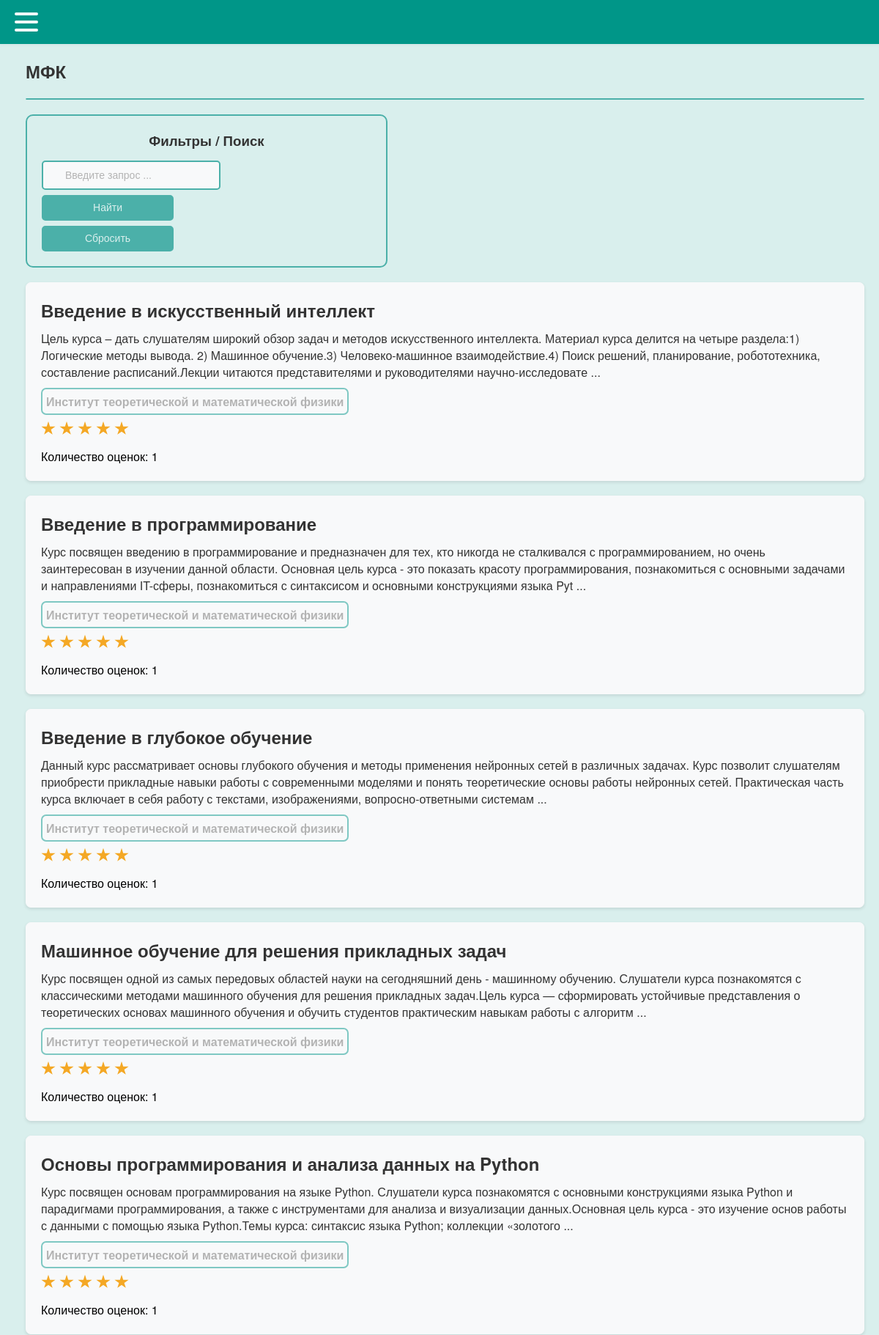
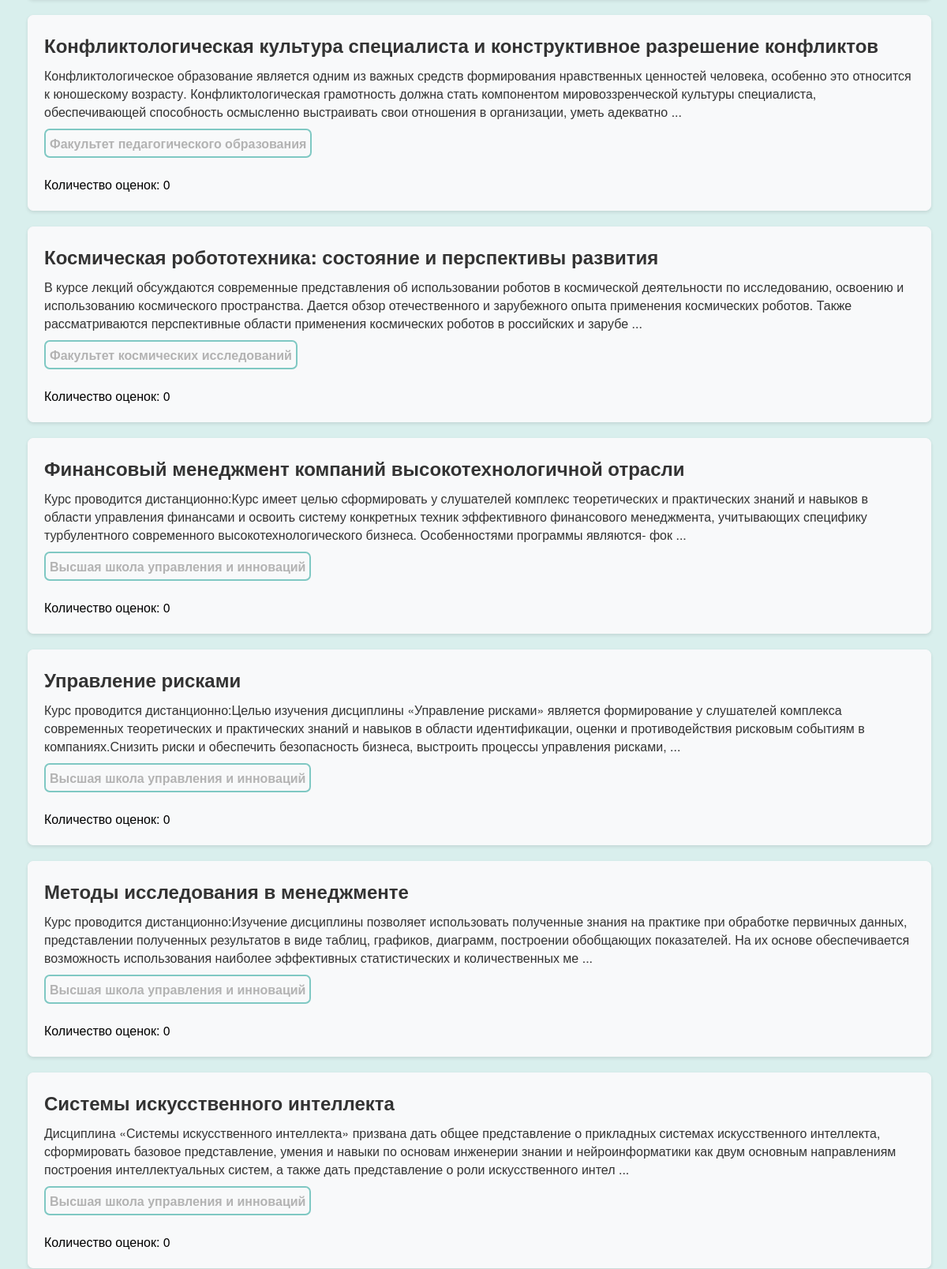
The page /dict (upper part) on the database its author committed (2 pictures, top to bottom).
### tables this page shows
CREATE TABLE mfk (
id integer PRIMARY KEY AUTOINCREMENT,
name text,
faculty text,
desc text,
online text,
openclose text,
score text,
score_numb integer
);

### testApp.py (the view, shortened to what this page needs)
@app.route("/")
@app.route("/dict", methods=['GET', 'POST'])
def dict():
    return render_template('dict.html', my_text='МФК', menu=menu, mfk_table=dbase.getMfkAnonce(), dbase=dbase)

### FDataBase.py (called while the page is built)
    def getMfkAnonce(self):
        try:
            self.__cur.execute(f"SELECT * FROM mfk ORDER BY id DESC")
            res = self.__cur.fetchall()
            if res: return res
        except sqlite3.Error as e:
            print("Ошибка получения статьи из БД " + str(e))
        return []

### testApp.py (called while the page is built)
def connect_db():
    conn = sqlite3.connect(app.config['DATABASE'])
    conn.row_factory = sqlite3.Row
    return conn

def get_db():
    if not hasattr(g, 'link_db'):
        g.link_db = connect_db()
    return g.link_db

@app.before_request
def before_request():
    global dbase
    db = get_db()
    dbase = FDataBase(db)

### templates/dict.html (shortened to what this page needs)
{% extends 'index.html' %}
{% block content %}
        <div class="filter-block">
            <h3 style="margin-top: 0px; text-align: center;">Фильтры / Поиск</h3>
            <form method="POST" action="/dict">
                <input class="search-input" placeholder="Введите запрос ..." name="search">
                <br>
                <div class="button_container">
                    <div class="center">
                        <button class="btn">
                            <span style="font-size: 14px;" class="btn_span">Найти</span>
                        </button>
                    </div>
                </div>
            </form>
            <a href="{{ url_for('dict')}}">
                <div style="margin-top: 7px;" class="button_container">
                    <div class="center">
                        <button class="btn">
                            <span style="font-size: 14px;" class="btn_span">Сбросить</span>
                        </button>
                    </div>
                </div>
            </a>
        </div>
    <ul class="list-posts">
        {% for m in mfk_table %}
            <a style="" class="my_a" href="{{ url_for('showMfk', alias=m.id)}}">
                <li class="mfk_on_main_page">
                        <h2 style="margin: 0px 0px 10px 0px;">{{m.name}}</h2>
                        <div class="my_desc">{{m.desc[:350]}} ...</div>
                        <div style="color: var(--my-light-grey); border: 2px solid var(--my-2light-blue); border-radius: 7px; padding: 5px; margin: 10px 5px 0px 0px; display: inline-block;">
                            <b>{{m.faculty}}</b>
                        </div>
                        <div class="comment_stars_background comment_container container">
                          <div class="comment_stars_background container__items">
                            {% for i in range(m.score|int) %}
                              <label class="comment_stars_background my_label" for="">
                                <div class="star-stroke">
                                </div>
                              </label>
                            {% endfor %}
                          </div>
                        </div>
                    <p style="color: black; margin-bottom:-15px;">
                        {% if m.score_numb == None %}
                            Количество оценок: 0
                        {% else %}
                            Количество оценок: {{ m.score_numb }}
                        {% endif %}
                </li>
            </a>
        {% endfor %}
    </ul>
{% endblock %}

### static/css/style.css (style rules this page uses)
:root { --primary-colour: #f8f9fa; --secondary-colour: hsl(38 90% 55%); --star-colour: hsl(38 90% 55%); --menu-blue: #009688; --my-light-blue: #4bb0a9; --my-2light-blue: #7fc8c3; --my-background: #D9EFED; --my-white: #f8f9fa; --my-2light-grey: #e6e6e6; --my-light-grey: #b3b3b3; --my-grey: #747474; --my-black: #4f4f4f; }
body { font-family: 'Helvetica Neue', Helvetica, sans-serif; margin: 0; padding: 0; background: var(--my-background); }
.filter-block { width: 450px; border: 2px solid var(--my-light-blue); border-radius: 10px; padding: 20px; margin: 0px; }
.search-input { height: 30px; width: 205px; margin-bottom: 7px; margin-top: -5px; border: 2px solid var(--my-light-blue); border-radius: 5px; font-color: red; padding: 3px 5px 3px 30px; font-size: 14px; transition: 0.4s ease-in-out; outline:none; background: var(--my-white); }
::placeholder { color: var(--my-light-grey); opacity: 1; }
a { color: #007bff; text-decoration: none; }
.my_a { color: #333; }
.button_container { display: block; display: flex; flex-direction: column; justify-content: center; align-items: left; }
.center { width: 180px; height: 35px; position: relative; display: flex; align-items: left; }
.btn { width: 180px; height: 35px; cursor: pointer; background: var(--my-light-blue); border: none; outline: none; transition: 0.7s ease-in-out; border: 2px solid var(--my-light-blue); border-radius: 5px; border-color: var(--my-light-blue); }
.btn_span { color: var(--my-background); font-size: 18px; font-weight: 100; font-size: 16px; }
.mfk_on_main_page { transition: 0.4s ease; border-radius: 7px; box-shadow: 0px 4px 8px rgba(0, 0, 0, 0.5); }
ul.list-posts { list-style: none; margin: 0; padding: 0; }
ul.list-posts li { margin: 20px 0; padding: 20px; border: 1px solid var(--my-white); background: var(--my-white); box-shadow: 0px 2px 4px rgba(0, 0, 0, 0.1); }
.my_desc { margin-bottom: 0px; color: #333; }
.my_label { margin-right: 5px; }
.container { background: #f8f9fa; margin: 0; padding: 0; display: flex; align-items: center; }
.container .container__items { display: flex; align-items: left; justify-content: left; gap: -50px; }
.container .container__items label { aspect-ratio: 1; }
.container .container__items label .star-stroke { display: grid; place-items: center; width: 20px; height: 20px; background: var(--secondary-colour); clip-path: polygon(50% 0%, 61% 35%, 98% 35%, 68% 57%, 79% 91%, 50% 70%, 21% 91%, 32% 57%, 2% 35%, 39% 35%); }
.star-stroke { z-index: 10; }
.comment_container { background: #f8f9fa; margin: 0; padding: 0; display: flex; align-items: center; }
.comment_stars_background { background: var(--my-white); padding: 3px 0px 0px 0px; }

### rows shown on the page
mfk: name "Введение в искусственный интеллект", desc "Цель курса – дать слушателям широкий обзор задач и методов искусственного интеллекта. Материал курса делится на четыре раздела:1) Логические методы вывода. 2) Машинное обучение.3) Человеко-машинное взаимодействие.4) Поиск решений, планирование, робототехника, составление расписаний.Лекции читаются представителями и руководителями научно-исследовате", faculty "Институт теоретической и математической физики", score "5" (drawn), score_numb "1"
mfk: name "Введение в программирование", desc "Курс посвящен введению в программирование и предназначен для тех, кто никогда не сталкивался с программированием, но очень заинтересован в изучении данной области. Основная цель курса - это показать красоту программирования, познакомиться с основными задачами и направлениями IT-сферы, познакомиться с синтаксисом и основными конструкциями языка Pyt", faculty "Институт теоретической и математической физики", score "5" (drawn), score_numb "1"
mfk: name "Введение в глубокое обучение", desc "Данный курс рассматривает основы глубокого обучения и методы применения нейронных сетей в различных задачах. Курс позволит слушателям приобрести прикладные навыки работы с современными моделями и понять теоретические основы работы нейронных сетей. Практическая часть курса включает в себя работу с текстами, изображениями, вопросно-ответными системам", faculty "Институт теоретической и математической физики", score "5" (drawn), score_numb "1"
mfk: name "Машинное обучение для решения прикладных задач", desc "Курс посвящен одной из самых передовых областей науки на сегодняшний день - машинному обучению. Слушатели курса познакомятся с классическими методами машинного обучения для решения прикладных задач.Цель курса — сформировать устойчивые представления о теоретических основах машинного обучения и обучить студентов практическим навыкам работы с алгоритм", faculty "Институт теоретической и математической физики", score "5" (drawn), score_numb "1"
mfk: name "Основы программирования и анализа данных на Python", desc "Курс посвящен основам программирования на языке Python. Слушатели курса познакомятся с основными конструкциями языка Python и парадигмами программирования, а также с инструментами для анализа и визуализации данных.Основная цель курса - это изучение основ работы с данными с помощью языка Python.Темы курса: синтаксис языка Python; коллекции «золотого", faculty "Институт теоретической и математической физики", score "5" (drawn), score_numb "1"
mfk: name "Конфликтологическая культура специалиста и конструктивное разрешение конфликтов", desc "Конфликтологическое образование является одним из важных средств формирования нравственных ценностей человека, особенно это относится к юношескому возрасту. Конфликтологическая грамотность должна стать компонентом мировоззренческой культуры специалиста, обеспечивающей способность осмысленно выстраивать свои отношения в организации, уметь адекватно", faculty "Факультет педагогического образования", score_numb "0"
mfk: name "Космическая робототехника: состояние и перспективы развития", desc "В курсе лекций обсуждаются современные представления об использовании роботов в космической деятельности по исследованию, освоению и использованию космического пространства. Дается обзор отечественного и зарубежного опыта применения космических роботов. Также рассматриваются перспективные области применения космических роботов в российских и зарубе", faculty "Факультет космических исследований", score_numb "0"
mfk: name "Финансовый менеджмент компаний высокотехнологичной отрасли", desc "Курс проводится дистанционно:Курс имеет целью cформировать у слушателей комплекс теоретических и практических знаний и навыков в области управления финансами и освоить систему конкретных техник эффективного финансового менеджмента, учитывающих специфику турбулентного современного высокотехнологического бизнеса. Особенностями программы являются- фок", faculty "Высшая школа управления и инноваций", shows "Количество оценок: 0"
mfk: name "Управление рисками", desc "Курс проводится дистанционно:Целью изучения дисциплины «Управление рисками» является формирование у слушателей комплекса современных теоретических и практических знаний и навыков в области идентификации, оценки и противодействия рисковым событиям в компаниях.Снизить риски и обеспечить безопасность бизнеса, выстроить процессы управления рисками,", faculty "Высшая школа управления и инноваций", shows "Количество оценок: 0"
mfk: name "Методы исследования в менеджменте", desc "Курс проводится дистанционно:Изучение дисциплины позволяет использовать полученные знания на практике при обработке первичных данных, представлении полученных результатов в виде таблиц, графиков, диаграмм, построении обобщающих показателей. На их основе обеспечивается возможность использования наиболее эффективных статистических и количественных ме", faculty "Высшая школа управления и инноваций", shows "Количество оценок: 0"
mfk: name "Системы искусственного интеллекта", desc "Дисциплина «Системы искусственного интеллекта» призвана дать общее представление о прикладных системах искусственного интеллекта, сформировать базовое представление, умения и навыки по основам инженерии знании и нейроинформатики как двум основным направлениям построения интеллектуальных систем, а также дать представление о роли искусственного интел", faculty "Высшая школа управления и инноваций", shows "Количество оценок: 0"

### other values the page prints
{{ my_text }} "МФК"
